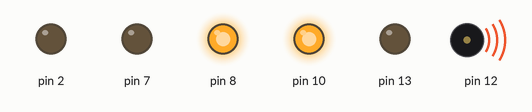
This sketch was run on a simulated Arduino Uno, built with avr-gcc and run on an emulated ATmega328P. Shown: output pins drawn as LEDs (lit = HIGH), buzzer (waves = sounding).

Above: at 0.7 s.
At 8.37 s:
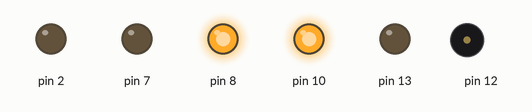
At 15.5 s:
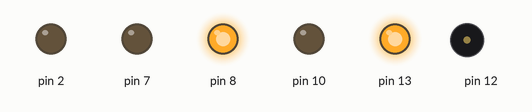
At 20.5 s:
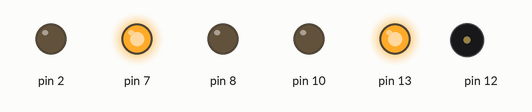
At 28.0 s:
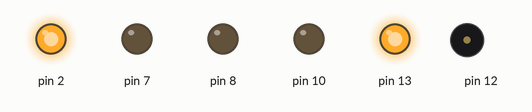
At 42.62 s:
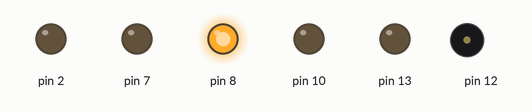
Timing chart, 0 to 42.9 s (numbered marks = the images above):
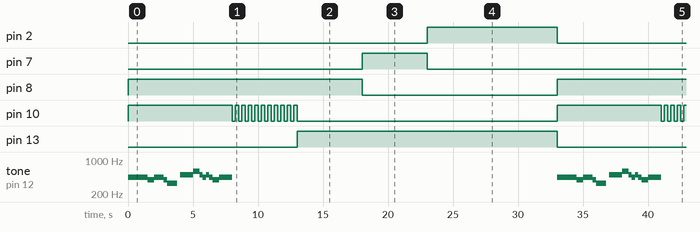

Measured:
- by itself, pin 2: alternates HIGH for 10.0 s and LOW for 23.0 s
- by itself, pin 7: alternates HIGH for 5.0 s and LOW for 28.0 s
- by itself, pin 8: alternates HIGH for 18.0 s and LOW for 15.0 s
- by itself, pin 10: repeats every 33.0 s: 10 × (LOW 0.25 s, HIGH 0.25 s), LOW 20.0 s, HIGH 8.0 s
- by itself, pin 13: alternates HIGH for 20.0 s and LOW for 13.0 s
- by itself, tone on pin 12: repeats every 33.0 s: 392 Hz 0.50 s, 440 Hz 0.75 s, 392 Hz 0.25 s, 330 Hz 0.80 s, silent 0.20 s, 494 Hz 1.0 s, 587 Hz 0.50 s, 2 × (494 Hz 0.25 s, 440 Hz 0.25 s), 392 Hz 0.50 s, 440 Hz 1.0 s, silent 25.0 s, 440 Hz 1.5 s

The sketch:

trafic_signal.ino
```cpp
void setup() {
  // put your setup code here, to run once:最初に一回だけ読み込まれる

  // ポート2のLEDを出力ポートに設定
  pinMode(2,OUTPUT);
  // ポート7のLEDを出力ポートに設定
  pinMode(7,OUTPUT);
  // ポート8のLEDを出力ポートに設定
  pinMode(8,OUTPUT);
  // ポート10のLEDを出力ポートに設定
  pinMode(10,OUTPUT);
  // ポート13のLEDを出力ポートに設定
  pinMode(13,OUTPUT);

  // ポート12のLEDを出力ポートに設定
  pinMode(12,OUTPUT);
}

void loop() {
  // put your main code here, to run repeatedly:何度も読みこまれる(繰り返される)

  // ポート8のLEDを点灯
  digitalWrite(8,HIGH);
  // ポート10のLEDを点灯
  digitalWrite(10,HIGH);

  toryanse();

  int i=0;
  for(i=0;i<10;i++){
    // ポート10のLEDを消灯
    digitalWrite(10,LOW);
    // 500mSECディレイ
    delay(250);
    // ポート10のLEDを点灯
    digitalWrite(10,HIGH);
    // 500mSECディレイ
    delay(250);
  };
  // ポート10のLEDを消灯
  digitalWrite(10,LOW);

  // ポート13のLEDを点灯
  digitalWrite(13,HIGH);
  // 5000mSECディレイ
  delay(5000);

  // ポート8のLEDを消灯
  digitalWrite(8,LOW);

  // ポート7のLEDを点灯
  digitalWrite(7,HIGH);
  // 1000mSECディレイ
  delay(5000);
  // ポート7のLEDを消灯
  digitalWrite(7,LOW);

  // ポート2のLEDを点灯
  digitalWrite(2,HIGH);
  // 5000mSECディレイ
  delay(10000);
  // ポート2のLEDを消灯
  digitalWrite(2,LOW);
  // ポート13のLEDを消灯
  digitalWrite(13,LOW);
}

void toryanse(){
  // 音を鳴らす(ポート，周波数，秒数mSEC)
  tone(12,440,1000);
  // 1mSECディレイ
  delay(1000);
  tone(12,440,500);
  delay(500);
  tone(12,392,500);
  delay(500);
  tone(12,440,500);
  delay(500);
  tone(12,440,250);
  delay(250);
  tone(12,392,250);
  delay(250);
  tone(12,330,800);
  delay(1000);
  tone(12,494,500);
  delay(500);
  tone(12,494,250);
  delay(250);
  tone(12,494,250);
  delay(250);
  tone(12,587,500);
  delay(500);
  tone(12,494,250);
  delay(250);
  tone(12,440,250);
  delay(250);
  tone(12,494,250);
  delay(250);
  tone(12,440,250);
  delay(250);
  tone(12,392,250);
  delay(250);
  tone(12,392,250);
  delay(250);
  tone(12,440,1000);
  delay(1000);
}
```
